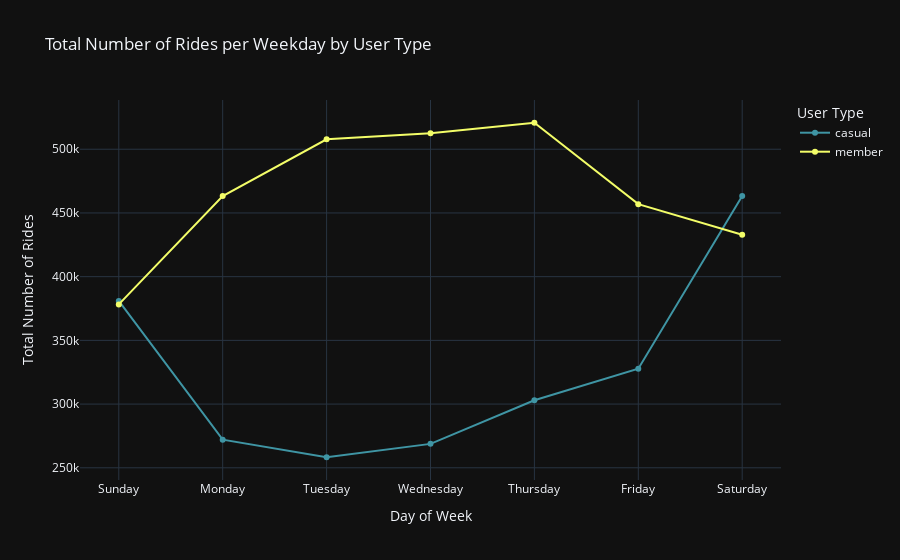

The notebook cell this image was saved under:
### Code cell
# Creating a visualization for rides per weekday. I chose to use plotly.express's line chart to create an interactive line chart.

total_rides_weekday = ex.line(rides_by_weekday, x = "weekday", y = "ride_id", color = "user_type", 
                              color_discrete_sequence = logo_colors, template = "plotly_dark", labels = 
                              {"ride_id":"Total Number of Rides", "weekday":"Day of Week", "user_type":
                               "User Type"}, title = "Total Number of Rides per Weekday by User Type",
                              hover_name = "user_type", hover_data = {"user_type":False}, markers = True)
total_rides_weekday.write_html("TotalRidesPerWeekday2022.html")
total_rides_weekday.show()

### Figure 1 — Plotly figure (JSON) as saved in the notebook; plotly's stock layout.template omitted (floating-point values rounded to 4 significant figures)
{"data": [{"customdata": [["casual"], ["casual"], ["casual"], ["casual"], ["casual"], ["casual"], ["casual"]], "hovertemplate": "<b>%{hovertext}</b><br><br>Day of Week=%{x}<br>Total Number of Rides=%{y}<extra></extra>", "hovertext": ["casual", "casual", "casual", "casual", "casual", "casual", "casual"], "legendgroup": "casual", "line": {"color": "#3F95A4", "dash": "solid"}, "marker": {"symbol": "circle"}, "mode": "markers+lines", "name": "casual", "orientation": "v", "showlegend": true, "type": "scatter", "x": ["Sunday", "Monday", "Tuesday", "Wednesday", "Thursday", "Friday", "Saturday"], "xaxis": "x", "y": [380940, 272051, 258282, 268784, 303014, 327770, 463301], "yaxis": "y"}, {"customdata": [["member"], ["member"], ["member"], ["member"], ["member"], ["member"], ["member"]], "hovertemplate": "<b>%{hovertext}</b><br><br>Day of Week=%{x}<br>Total Number of Rides=%{y}<extra></extra>", "hovertext": ["member", "member", "member", "member", "member", "member", "member"], "legendgroup": "member", "line": {"color": "#F3FD68", "dash": "solid"}, "marker": {"symbol": "circle"}, "mode": "markers+lines", "name": "member", "orientation": "v", "showlegend": true, "type": "scatter", "x": ["Sunday", "Monday", "Tuesday", "Wednesday", "Thursday", "Friday", "Saturday"], "xaxis": "x", "y": [378233, 463268, 507792, 512627, 520791, 456920, 432855], "yaxis": "y"}], "layout": {"autosize": true, "legend": {"title": {"text": "User Type"}, "tracegroupgap": 0}, "title": {"text": "Total Number of Rides per Weekday by User Type"}, "xaxis": {"anchor": "y", "autorange": true, "domain": [0, 1], "range": [-0.3648, 6.365], "title": {"text": "Day of Week"}, "type": "category"}, "yaxis": {"anchor": "x", "autorange": true, "domain": [0, 1], "range": [236600.0, 542500.0], "title": {"text": "Total Number of Rides"}, "type": "linear"}}}
